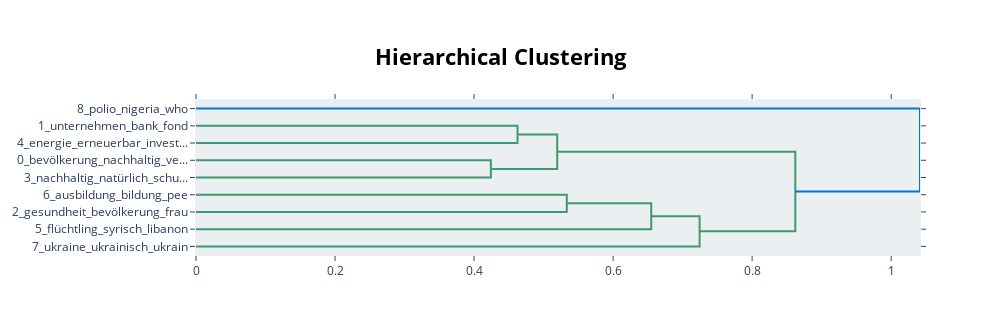

Write notebook code for a chart like this one.
### Code cell
topic_model.visualize_hierarchy()

### Figure 1 — Plotly figure (JSON) as saved in the notebook; plotly's stock layout.template omitted (floating-point values rounded to 4 significant figures)
{"data": [{"hoverinfo": "text", "marker": {"color": "rgb(61,153,112)"}, "mode": "lines", "type": "scatter", "x": [0, 0.4625, 0.4625, 0], "xaxis": "x", "y": [-15, -15, -25, -25], "yaxis": "y"}, {"hoverinfo": "text", "marker": {"color": "rgb(61,153,112)"}, "mode": "lines", "type": "scatter", "x": [0, 0.4241, 0.4241, 0], "xaxis": "x", "y": [-35, -35, -45, -45], "yaxis": "y"}, {"hoverinfo": "text", "marker": {"color": "rgb(61,153,112)"}, "mode": "lines", "type": "scatter", "x": [0.4625, 0.5196, 0.5196, 0.4241], "xaxis": "x", "y": [-20, -20, -40, -40], "yaxis": "y"}, {"hoverinfo": "text", "marker": {"color": "rgb(61,153,112)"}, "mode": "lines", "type": "scatter", "x": [0, 0.5334, 0.5334, 0], "xaxis": "x", "y": [-55, -55, -65, -65], "yaxis": "y"}, {"hoverinfo": "text", "marker": {"color": "rgb(61,153,112)"}, "mode": "lines", "type": "scatter", "x": [0.5334, 0.6548, 0.6548, 0], "xaxis": "x", "y": [-60, -60, -75, -75], "yaxis": "y"}, {"hoverinfo": "text", "marker": {"color": "rgb(61,153,112)"}, "mode": "lines", "type": "scatter", "x": [0.6548, 0.7244, 0.7244, 0], "xaxis": "x", "y": [-67.5, -67.5, -85, -85], "yaxis": "y"}, {"hoverinfo": "text", "marker": {"color": "rgb(61,153,112)"}, "mode": "lines", "type": "scatter", "x": [0.5196, 0.8621, 0.8621, 0.7244], "xaxis": "x", "y": [-30, -30, -76.25, -76.25], "yaxis": "y"}, {"hoverinfo": "text", "marker": {"color": "rgb(0,116,217)"}, "mode": "lines", "type": "scatter", "x": [0, 1.041, 1.041, 0.8621], "xaxis": "x", "y": [-5, -5, -53.12, -53.12], "yaxis": "y"}], "layout": {"autosize": false, "height": 335, "hoverlabel": {"bgcolor": "white", "font": {"family": "Rockwell", "size": 16}}, "hovermode": "closest", "plot_bgcolor": "#ECEFF1", "showlegend": false, "title": {"font": {"color": "Black", "size": 22}, "text": "<b>Hierarchical Clustering</b>", "x": 0.5, "xanchor": "center", "yanchor": "top"}, "width": 1000, "xaxis": {"mirror": "allticks", "rangemode": "tozero", "showgrid": false, "showline": true, "showticklabels": true, "ticks": "outside", "type": "linear", "zeroline": false}, "yaxis": {"mirror": "allticks", "range": [-90, 0], "rangemode": "tozero", "showgrid": false, "showline": true, "showticklabels": true, "tickmode": "array", "ticks": "outside", "ticktext": ["8_polio_nigeria_who", "1_unternehmen_bank_fond", "4_energie_erneuerbar_invest...", "0_bevölkerung_nachhaltig_ve...", "3_nachhaltig_natürlich_schu...", "6_ausbildung_bildung_pee", "2_gesundheit_bevölkerung_frau", "5_flüchtling_syrisch_libanon", "7_ukraine_ukrainisch_ukrain"], "tickvals": [-5, -15, -25, -35, -45, -55, -65, -75, -85], "type": "linear", "zeroline": false}}}
